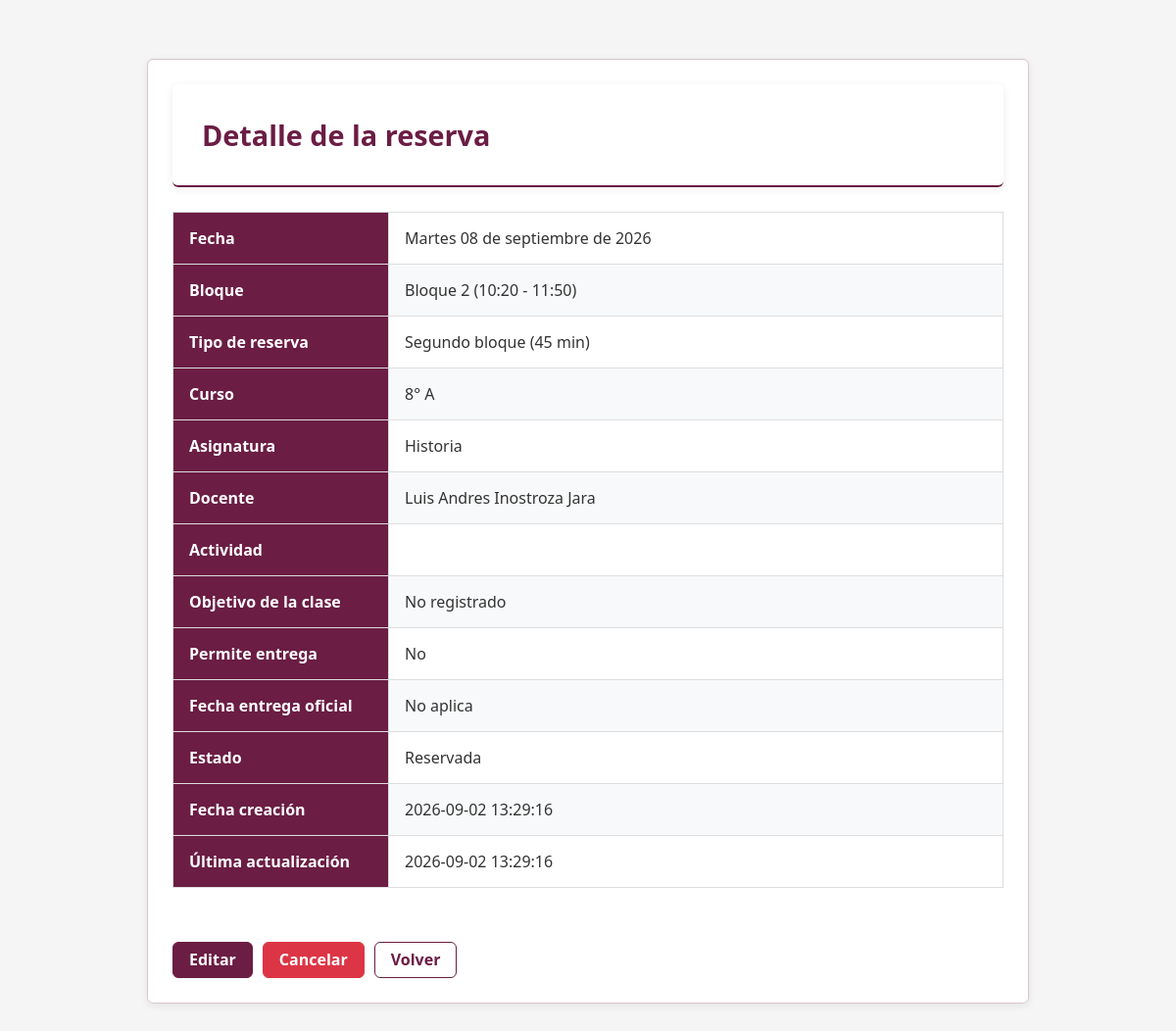
The app's page /modules/reservas/ver.php?id=43 (signed in) with its own data.
### tables this page shows
CREATE TABLE `reservas` (
  `id` int(11) NOT NULL,
  `docente_id` int(11) NOT NULL,
  `usuario_id` int(11) DEFAULT NULL,
  `curso_id` int(11) NOT NULL,
  `asignatura_id` int(11) NOT NULL,
  `bloque_id` int(11) NOT NULL,
  `fecha` date NOT NULL,
  `objetivo_clase` varchar(150) DEFAULT NULL,
  `actividad` varchar(150) DEFAULT '',
  `permite_entrega` tinyint(1) NOT NULL,
  `fecha_cierre` date DEFAULT NULL,
  `cierre_manual` tinyint(1) DEFAULT 0,
  `estado` enum('reservada','utilizada','cancelada') NOT NULL DEFAULT 'reservada',
  `fecha_creacion` datetime DEFAULT current_timestamp(),
  `fecha_actualizacion` datetime DEFAULT current_timestamp() ON UPDATE current_timestamp(),
  `tipo_reserva` enum('completo','sub1','sub2') NOT NULL DEFAULT 'completo',
  `fecha_entrega_oficial` date DEFAULT NULL
);

CREATE TABLE `bloques` (
  `id` int(11) NOT NULL,
  `numero_bloque` int(11) NOT NULL,
  `hora_inicio` time NOT NULL,
  `hora_termino` time NOT NULL
);

CREATE TABLE `cursos` (
  `id` int(11) NOT NULL,
  `nombre_curso` varchar(10) NOT NULL DEFAULT '',
  `modalidad` enum('asignatura','taller') DEFAULT 'asignatura'
);

CREATE TABLE `asignaturas` (
  `id` int(11) NOT NULL,
  `asignatura_nombre` varchar(50) NOT NULL,
  `modalidad` enum('asignatura','taller') DEFAULT 'asignatura'
);

CREATE TABLE `docentes` (
  `id` int(11) NOT NULL,
  `nombres` varchar(50) NOT NULL,
  `apellidos` varchar(50) NOT NULL,
  `correo` varchar(50) NOT NULL,
  `activo` tinyint(1) NOT NULL
);

### includes/reservas_funciones.php (called while the page is built, shortened)
<?php
function formatearFechaLarga(string $fecha): string
{
    $dias = [
        'Sunday'    => 'Domingo',
        'Monday'    => 'Lunes',
        'Tuesday'   => 'Martes',
        'Wednesday' => 'Miércoles',
        'Thursday'  => 'Jueves',
        'Friday'    => 'Viernes',
        'Saturday'  => 'Sábado'
    ];
    $meses = [
        1 => 'enero',
        2 => 'febrero',
        3 => 'marzo',
        4 => 'abril',
        5 => 'mayo',
        6 => 'junio',
        7 => 'julio',
        8 => 'agosto',
        9 => 'septiembre',
        10 => 'octubre',
        11 => 'noviembre',
        12 => 'diciembre'
    ];
    $timestamp = strtotime($fecha);
    return sprintf(
        '%s %02d de %s de %d',
        $dias[date('l', $timestamp)],
        date('d', $timestamp),
        $meses[(int)date('n', $timestamp)],
        date('Y', $timestamp)
    );
}
function formatearTipoReserva(string $tipo): string
{
    return match ($tipo) {
        'completo' => 'Bloque completo',
        'sub1' => 'Primer bloque (45 min)',
        'sub2' => 'Segundo bloque (45 min)',
        default => $tipo
    };
}
?>

### modules/reservas/ver.php (the view, shortened to what this page needs)
<?php
require_once '../../config/database.php';
require_once '../../includes/reservas_funciones.php';
$id = intval($_GET['id'] ?? 0);
$sql = "SELECT
            r.id,
            r.fecha,
            r.objetivo_clase,
            r.actividad,
            r.permite_entrega,
            r.fecha_cierre,
            r.cierre_manual,
            r.tipo_reserva,
            r.estado,
            r.fecha_entrega_oficial,
            r.fecha_creacion,
            r.fecha_actualizacion,
            c.nombre_curso,
            a.asignatura_nombre,
            b.numero_bloque,
            b.hora_inicio,
            b.hora_termino,
            d.nombres,
            d.apellidos
        FROM reservas r
        INNER JOIN cursos c
            ON c.id = r.curso_id
        INNER JOIN asignaturas a
            ON a.id = r.asignatura_id
        INNER JOIN bloques b
            ON b.id = r.bloque_id
        INNER JOIN docentes d
            ON d.id = r.docente_id
        WHERE r.id = ?";
$stmt = $conexion->prepare($sql);
$stmt->bind_param("i", $id);
$stmt->execute();
$resultado = $stmt->get_result();
$reserva = $resultado->fetch_assoc();
$fecha = formatearFechaLarga($reserva['fecha']);
?>
<!DOCTYPE html>
<html lang="es">
<head>
    <link rel="stylesheet" href="../../assets/css/estilos.css">
    <link rel="stylesheet" href="../../assets/css/botones.css">
    <link rel="stylesheet" href="../../assets/css/reservas.css">
    <link rel="stylesheet" href="../../assets/css/tablas.css">
</head>
<body>
    <main class="contenedor">
        <section class="panel">
            <h1>Detalle de la reserva</h1>
            <div class="tabla-responsive">
                <table class="tabla-detalle">
                    <tbody>
                        <tr>
                            <th>Fecha</th>
                            <td><?= htmlspecialchars($fecha) ?></td>
                        </tr>
                        <tr>
                            <th>Bloque</th>
                            <td>
                                Bloque <?= htmlspecialchars($reserva['numero_bloque']) ?>
                                (<?= substr($reserva['hora_inicio'], 0, 5) ?>
                                -
                                <?= substr($reserva['hora_termino'], 0, 5) ?>)
                            </td>
                        </tr>
                        <tr>
                            <th>Tipo de reserva</th>
                            <td><?= formatearTipoReserva($reserva['tipo_reserva']) ?></td>
                        </tr>
                        <tr>
                            <th>Curso</th>
                            <td><?= htmlspecialchars($reserva['nombre_curso']) ?></td>
                        </tr>
                        <tr>
                            <th>Asignatura</th>
                            <td><?= htmlspecialchars($reserva['asignatura_nombre']) ?></td>
                        </tr>
                        <tr>
                            <th>Docente</th>
                            <td>
                                <?= htmlspecialchars(
                                    $reserva['nombres'] . ' ' . $reserva['apellidos']
                                ) ?>
                            </td>
                        </tr>
                        <tr>
                            <th>Actividad</th>
                            <td><?= nl2br(htmlspecialchars($reserva['actividad'])) ?></td>
                        </tr>
                        <tr>
                            <th>Objetivo de la clase</th>
                            <td>
                                <?= $reserva['objetivo_clase'] !== null && $reserva['objetivo_clase'] !== ''
                                    ? nl2br(htmlspecialchars($reserva['objetivo_clase']))
                                    : 'No registrado'; ?>
                            </td>
                        </tr>
                        <tr>
                            <th>Permite entrega</th>
                            <td><?= $reserva['permite_entrega'] ? 'Sí' : 'No'; ?></td>
                        </tr>
                        <tr>
                            <th>Fecha entrega oficial</th>
                            <td>
                                <?= $reserva['fecha_entrega_oficial']
                                    ? formatearFechaLarga($reserva['fecha_entrega_oficial'])
                                    : 'No aplica'; ?>
                            </td>
                        </tr>
                        <tr>
                            <th>Estado</th>
                            <td><?= ucfirst(htmlspecialchars($reserva['estado'])) ?></td>
                        </tr>
                        <tr>
                            <th>Fecha creación</th>
                            <td><?= htmlspecialchars($reserva['fecha_creacion']) ?></td>
                        </tr>
                        <tr>
                            <th>Última actualización</th>
                            <td><?= htmlspecialchars($reserva['fecha_actualizacion']) ?></td>
                        </tr>
                    </tbody>
                </table>
            </div>
            <div class="acciones">
                <a
                    href="editar.php?id=<?= $reserva['id']; ?>"
                    class="btn btn-primario">
                    Editar
                </a>
                <a
                    href="cancelar.php?id=<?= $reserva['id']; ?>"
                    class="btn btn-peligro"
                    onclick="return confirm('¿Confirma cancelar esta reserva?');">
                    Cancelar
                </a>
                <a
                    href="agenda.php"
                    class="btn btn-secundario">
                    Volver
                </a>
            </div>
        </section>
    </main>
</body>
</html>

### assets/css/estilos.css (style rules this page uses)
:root { --color-primario: #6b1d44; --color-primario-hover: #5b1739; --color-primario-original: #4e0227; --color-exito: #198754; --color-exito-hover: #157347; --color-advertencia: #ffc107; --color-advertencia-hover: #e0a800; --color-error: #dc3545; --color-error-hover: #bb2d3b; --color-fondo: #ffffff; --color-fondo-secundario: #f5f5f5; --color-fondo-neutro: #eeeeee; --color-texto: #333333; --color-texto-secundario: #666666; --color-borde: #d9c5cf; --radio-borde: 6px; --ancho-formulario: 700px; --btn-padding-y: 8px; --btn-padding-x: 16px; --btn-transicion: .2s ease; --sombra-focus: 0 0 5px rgba(107, 29, 68, 0.25); }
* { margin: 0; padding: 0; box-sizing: border-box; }
html { font-size: 16px; }
body { font-family: "Segoe UI", Tahoma, Geneva, Verdana, sans-serif; font-size: 1rem; line-height: 1.5; color: var(--color-texto); background-color: var(--color-fondo-secundario); }
main { padding: 30px 0; }
h1, h2, h3, h4, h5, h6 { color: var(--color-primario); font-weight: 600; }
a { color: var(--color-primario); text-decoration: none; transition: color 0.2s ease; }
.contenedor { width: 90%; max-width: 1200px; margin: 0 auto; }
.panel { max-width: 900px; margin: 30px auto; padding: 25px; background: #ffffff; border: 1px solid var(--color-borde); border-radius: var(--radio-borde); box-shadow: 0 2px 8px rgba(0, 0, 0, .08); }
.panel h1 { margin: 0 0 25px; padding-bottom: 12px; border-bottom: 2px solid var(--color-primario); color: var(--color-primario); font-size: 1.8rem; background: #fff; padding: 30px; border-radius: var(--radio-borde); box-shadow: 0 2px 8px rgba(0, 0, 0, 0.08); margin-top: 0; margin-bottom: 25px; }

### assets/css/botones.css (style rules this page uses)
.btn { display: inline-flex; align-items: center; justify-content: center; padding: 8px 16px; font-family: inherit; font-size: inherit; line-height: 1.2; font-weight: 600; text-decoration: none; white-space: nowrap; cursor: pointer; border: 1px solid transparent; border-radius: var(--radio-borde); box-sizing: border-box; transition: background-color 0.2s ease, border-color 0.2s ease, color 0.2s ease, box-shadow 0.2s ease; }
.btn-primario { color: var(--color-fondo); background-color: var(--color-primario); border-color: var(--color-primario); }
.btn-secundario { color: var(--color-primario); background-color: var(--color-fondo); border-color: var(--color-primario); }
.btn-peligro { color: var(--color-fondo); background-color: var(--color-error); border-color: var(--color-error); }
.acciones { display: flex; gap: 10px; margin-top: 25px; }

### assets/css/tablas.css (style rules this page uses)
.tabla-responsive { width: 100%; overflow-x: auto; margin: 20px 0; }
.tabla-detalle { width: 100%; border-collapse: collapse; margin-bottom: 30px; }
.tabla-detalle th, .tabla-detalle td { padding: 14px 16px; border: 1px solid #ddd; text-align: left; vertical-align: top; }
.tabla-detalle th { width: 220px; background-color: var(--color-primario); color: #fff; font-weight: 600; }
.tabla-detalle td { background-color: #fff; color: var(--color-texto); }
.tabla-detalle tr:nth-child(even) td { background-color: #f8f9fa; }

### records on screen
reservas: fecha "Martes 08 de septiembre de 2026", bloque.numero_bloque "2", bloque.hora_inicio "10:20", bloque.hora_termino "11:50", tipo_reserva "Segundo bloque (45 min)", curso.nombre_curso "8° A", asignatura.asignatura_nombre "Historia", docente.apellidos "Luis Andres Inostroza Jara", estado "Reservada", fecha_creacion "2026-09-02 13:29:16", fecha_actualizacion "2026-09-02 13:29:16"
